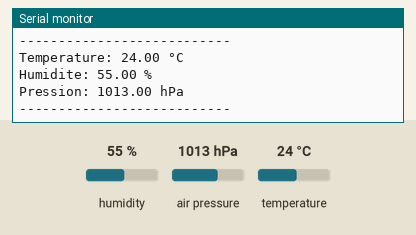
Recording of a sketch running on a simulated Arduino Uno, built with avr-gcc and run on an emulated ATmega328P. Shown: the last lines printed to the serial monitor. The inputs (shaded band) are chosen by the test bench; at power-on: humidity 55 %, air pressure 1013 hPa, temperature 24 °C.

Above: at 5.8 s.
5.9 s: humidity set to 22 %
At 11.1 s:
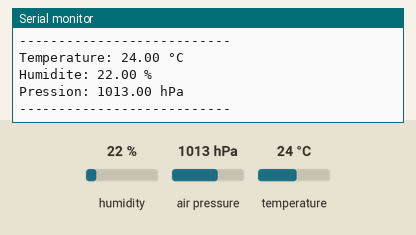
11.9 s: air pressure set to 952 hPa
At 16.0 s:
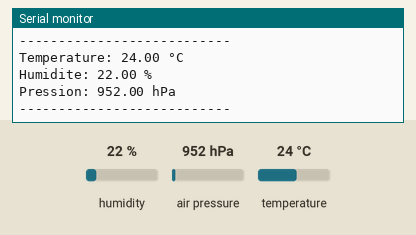

The sketch:

Cpp_CapteurTest.ino
```cpp
#include <Wire.h>
#include <Adafruit_Sensor.h>
#include <Adafruit_BME280.h>

Adafruit_BME280 bme; // objet BME280

#define SEALEVELPRESSURE_HPA (1013.25)

void setup() {
  Serial.begin(9600);
  while (!Serial); // attendre le moniteur série (important pour MKR)

  Serial.println("Initialisation du BME280...");

  if (!bme.begin(0x76)) {  // adresse I2C la plus courante (0x76 ou 0x77)
    Serial.println("Capteur BME280 non detecte !");
    while (1);
  }

  Serial.println("BME280 detecte avec succes !");
}

void loop() {
  Serial.print("Temperature: ");
  Serial.print(bme.readTemperature());
  Serial.println(" °C");

  Serial.print("Humidite: ");
  Serial.print(bme.readHumidity());
  Serial.println(" %");

  Serial.print("Pression: ");
  Serial.print(bme.readPressure() / 100.0F);
  Serial.println(" hPa");
  Serial.println("---------------------------");

  delay(5000);
}
```

Measured:
- after the input at 5.9 s, the serial monitor: prints a new line after 4.2 s (image 1)
- after the input at 11.9 s, the serial monitor: prints a new line after 3.3 s (image 2)
